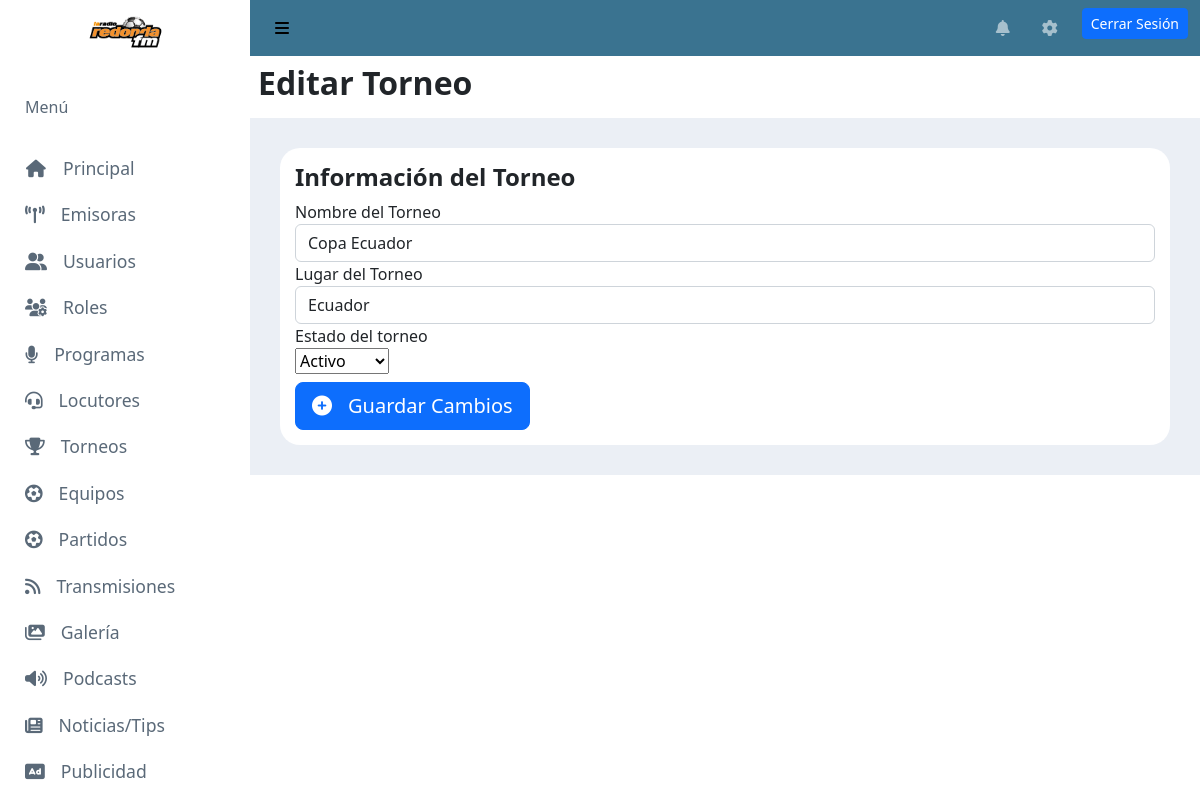
Screenshot of /torneos/1/editar (signed in) with the database file from the repository.
### WebAdminRadio/models.py (models this page shows)
class Torneo(models.Model):
    nombre = models.CharField(max_length=30, blank=True, null=True)
    lugar = models.CharField(max_length=100, blank=True, null=True)
    estado = models.BooleanField(default=True)

### WebAdminRadio/views.py (the view, shortened to what this page needs)
# urls.py: path('torneos/<int:id_torneo>/editar', views.modificar_torneo, name='editar_torneo'),
@login_required
@permission_required('WebAdminRadio.change_torneo', login_url='/permiso-no-autorizado')
def modificar_torneo(request, id_torneo):
    torneo_modificacion = Torneo.objects.get(pk=id_torneo)
    context = { "title": "Editar Torneo", "torneo": torneo_modificacion }
    return render(request, 'webAdminRadio/editar_torneos.html', context)

### WebAdminRadio/templatetags/accounts_tags.py (called while the page is built)
@register.filter
def verificar_permiso(usuario: Usuario, nombre_permiso: str):
    return usuario.has_perm(nombre_permiso)

### accounts/models.py (called while the page is built, shortened)
    def has_perm(self, perm, obj=None):
        if super().has_perm(self, perm):
            return True

### WebAdminRadio/templates/webAdminRadio/editar_torneos.html (shortened to what this page needs)
{% extends 'webAdminRadio/base_site.html' %}
{% load static %}
{% block page_style %}
    <link rel="stylesheet" type="text/css" href="{% static 'webAdminRadio/css/emisoras.css' %}">
    <link rel="stylesheet" type="text/css" href="{% static 'webAdminRadio/css/componentes/modal_info.css' %}">
{% endblock %}
{% block content %}
    <h4><b>Información del Torneo</b></h4>
    <form action="{% url 'editar_torneo' torneo.id %}" method="post">
        <div class="form-group">
            <label for="nombre">Nombre del Torneo</label>
            <input id="nombre" name="nombre" type="text" class="form-control" value="{{torneo.nombre}}" required>
        </div>
        <div class="form-group">
            <label for="lugar">Lugar del Torneo</label>
            <input id="lugar" name="lugar" type="text" class="form-control" value="{{torneo.lugar}}" required>
        </div>
        <div class="form-group">
            <label for="estado">Estado del torneo</label><br>
            <select name="estado" default="{{torneo.estado}}">
                <option value="{{True}}">Activo</option>
            </select>
        </div>
        <button type="submit" class="btn btn-primary btn-lg submit mt-2"><i class="fas fa-plus-circle"></i>Guardar Cambios</button>
    </form>
{% endblock %}

### WebAdminRadio/static/webAdminRadio/css/base_site.css (style rules this page uses)
a i, .submit i { margin-right: 1rem; }

### rows the page displays
Torneo: nombre "Copa Ecuador", lugar "Ecuador", estado "Activo"

### other values shown
{{ title }} "Editar Torneo"
